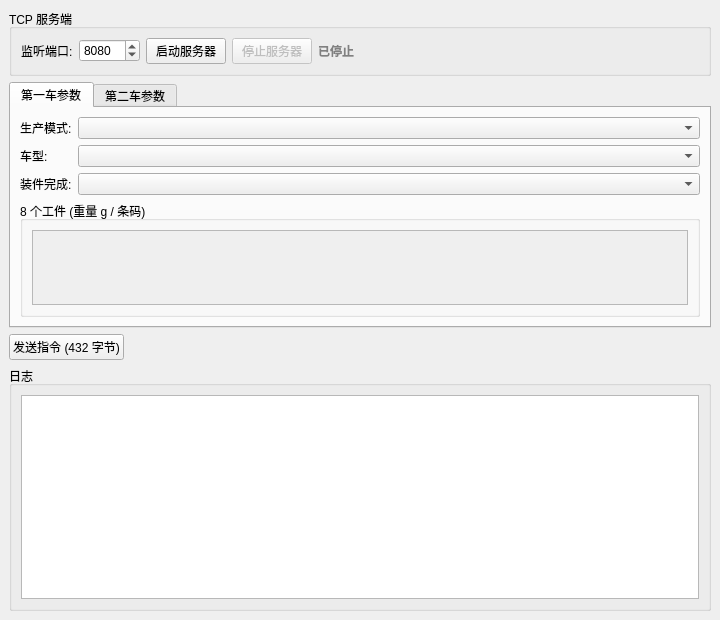
<?xml version="1.0" encoding="UTF-8"?>
<ui version="4.0">
 <class>MainWindow</class>
 <widget class="QMainWindow" name="MainWindow">
  <property name="geometry">
   <rect>
    <x>0</x>
    <y>0</y>
    <width>720</width>
    <height>620</height>
   </rect>
  </property>
  <widget class="QWidget" name="centralwidget">
   <layout class="QVBoxLayout" name="verticalLayout">
    <item>
     <widget class="QGroupBox" name="serverGroup">
      <property name="title">
       <string>TCP 服务端</string>
      </property>
      <layout class="QHBoxLayout" name="horizontalLayout_server">
       <item>
        <widget class="QLabel" name="portLabel">
         <property name="text">
          <string>监听端口:</string>
         </property>
        </widget>
       </item>
       <item>
        <widget class="QSpinBox" name="portSpinBox">
         <property name="minimum">
          <number>1</number>
         </property>
         <property name="maximum">
          <number>65535</number>
         </property>
         <property name="value">
          <number>8080</number>
         </property>
        </widget>
       </item>
       <item>
        <widget class="QPushButton" name="startServerBtn">
         <property name="text">
          <string>启动服务器</string>
         </property>
        </widget>
       </item>
       <item>
        <widget class="QPushButton" name="stopServerBtn">
         <property name="text">
          <string>停止服务器</string>
         </property>
         <property name="enabled">
          <bool>false</bool>
         </property>
        </widget>
       </item>
       <item>
        <widget class="QLabel" name="statusLabel">
         <property name="text">
          <string>已停止</string>
         </property>
         <property name="styleSheet">
          <string>font-weight: bold; color: gray;</string>
         </property>
        </widget>
       </item>
       <item>
        <spacer name="horizontalSpacer">
         <property name="orientation">
          <enum>Qt::Horizontal</enum>
         </property>
         <property name="sizeHint" stdset="0">
          <size>
           <width>40</width>
           <height>20</height>
          </size>
         </property>
        </spacer>
       </item>
      </layout>
     </widget>
    </item>
    <item>
     <widget class="QTabWidget" name="dataTabWidget">
      <property name="currentIndex">
       <number>0</number>
      </property>
      <widget class="QWidget" name="car1Tab">
       <attribute name="title">
        <string>第一车参数</string>
       </attribute>
       <layout class="QVBoxLayout" name="verticalLayout_car1">
        <item>
         <layout class="QFormLayout" name="formLayout_car1Header">
          <item row="0" column="0">
           <widget class="QLabel" name="label_car1Prod">
            <property name="text">
             <string>生产模式:</string>
            </property>
           </widget>
          </item>
          <item row="0" column="1">
           <widget class="QComboBox" name="car1ProdModeCombo"/>
          </item>
          <item row="1" column="0">
           <widget class="QLabel" name="label_car1Vehicle">
            <property name="text">
             <string>车型:</string>
            </property>
           </widget>
          </item>
          <item row="1" column="1">
           <widget class="QComboBox" name="car1VehicleCombo"/>
          </item>
          <item row="2" column="0">
           <widget class="QLabel" name="label_car1Assembly">
            <property name="text">
             <string>装件完成:</string>
            </property>
           </widget>
          </item>
          <item row="2" column="1">
           <widget class="QComboBox" name="car1AssemblyCombo"/>
          </item>
         </layout>
        </item>
        <item>
         <widget class="QGroupBox" name="car1WorkpiecesGroup">
          <property name="title">
           <string>8 个工件 (重量 g / 条码)</string>
          </property>
          <layout class="QVBoxLayout" name="verticalLayout_car1Workpieces">
           <item>
            <widget class="QScrollArea" name="car1ScrollArea">
             <property name="widgetResizable">
              <bool>true</bool>
             </property>
             <widget class="QWidget" name="car1WorkpieceWidget">
              <property name="geometry">
               <rect>
                <x>0</x>
                <y>0</y>
                <width>640</width>
                <height>200</height>
               </rect>
              </property>
              <layout class="QGridLayout" name="gridLayout_car1Workpieces"/>
             </widget>
            </widget>
           </item>
          </layout>
         </widget>
        </item>
       </layout>
      </widget>
      <widget class="QWidget" name="car2Tab">
       <attribute name="title">
        <string>第二车参数</string>
       </attribute>
       <layout class="QVBoxLayout" name="verticalLayout_car2">
        <item>
         <layout class="QFormLayout" name="formLayout_car2Header">
          <item row="0" column="0">
           <widget class="QLabel" name="label_car2Prod">
            <property name="text">
             <string>生产模式:</string>
            </property>
           </widget>
          </item>
          <item row="0" column="1">
           <widget class="QComboBox" name="car2ProdModeCombo"/>
          </item>
          <item row="1" column="0">
           <widget class="QLabel" name="label_car2Vehicle">
            <property name="text">
             <string>车型:</string>
            </property>
           </widget>
          </item>
          <item row="1" column="1">
           <widget class="QComboBox" name="car2VehicleCombo"/>
          </item>
          <item row="2" column="0">
           <widget class="QLabel" name="label_car2Assembly">
            <property name="text">
             <string>装件完成:</string>
            </property>
           </widget>
          </item>
          <item row="2" column="1">
           <widget class="QComboBox" name="car2AssemblyCombo"/>
          </item>
         </layout>
        </item>
        <item>
         <widget class="QGroupBox" name="car2WorkpiecesGroup">
          <property name="title">
           <string>8 个工件 (重量 g / 条码)</string>
          </property>
          <layout class="QVBoxLayout" name="verticalLayout_car2Workpieces">
           <item>
            <widget class="QScrollArea" name="car2ScrollArea">
             <property name="widgetResizable">
              <bool>true</bool>
             </property>
             <widget class="QWidget" name="car2WorkpieceWidget">
              <property name="geometry">
               <rect>
                <x>0</x>
                <y>0</y>
                <width>640</width>
                <height>200</height>
               </rect>
              </property>
              <layout class="QGridLayout" name="gridLayout_car2Workpieces"/>
             </widget>
            </widget>
           </item>
          </layout>
         </widget>
        </item>
       </layout>
      </widget>
     </widget>
    </item>
    <item>
     <layout class="QHBoxLayout" name="horizontalLayout_send">
      <item>
       <widget class="QPushButton" name="sendBtn">
        <property name="text">
         <string>发送指令 (432 字节)</string>
        </property>
        <property name="minimumHeight">
         <number>36</number>
        </property>
       </widget>
      </item>
      <item>
       <spacer name="horizontalSpacer2">
        <property name="orientation">
         <enum>Qt::Horizontal</enum>
        </property>
        <property name="sizeHint" stdset="0">
         <size>
          <width>40</width>
          <height>20</height>
         </size>
        </property>
       </spacer>
      </item>
     </layout>
    </item>
    <item>
     <widget class="QGroupBox" name="logGroup">
      <property name="title">
       <string>日志</string>
      </property>
      <layout class="QVBoxLayout" name="verticalLayout_log">
       <item>
        <widget class="QPlainTextEdit" name="logEdit">
         <property name="maximumHeight">
          <number>120</number>
         </property>
         <property name="readOnly">
          <bool>true</bool>
         </property>
        </widget>
       </item>
      </layout>
     </widget>
    </item>
   </layout>
  </widget>
 </widget>
 <resources/>
 <connections/>
</ui>
